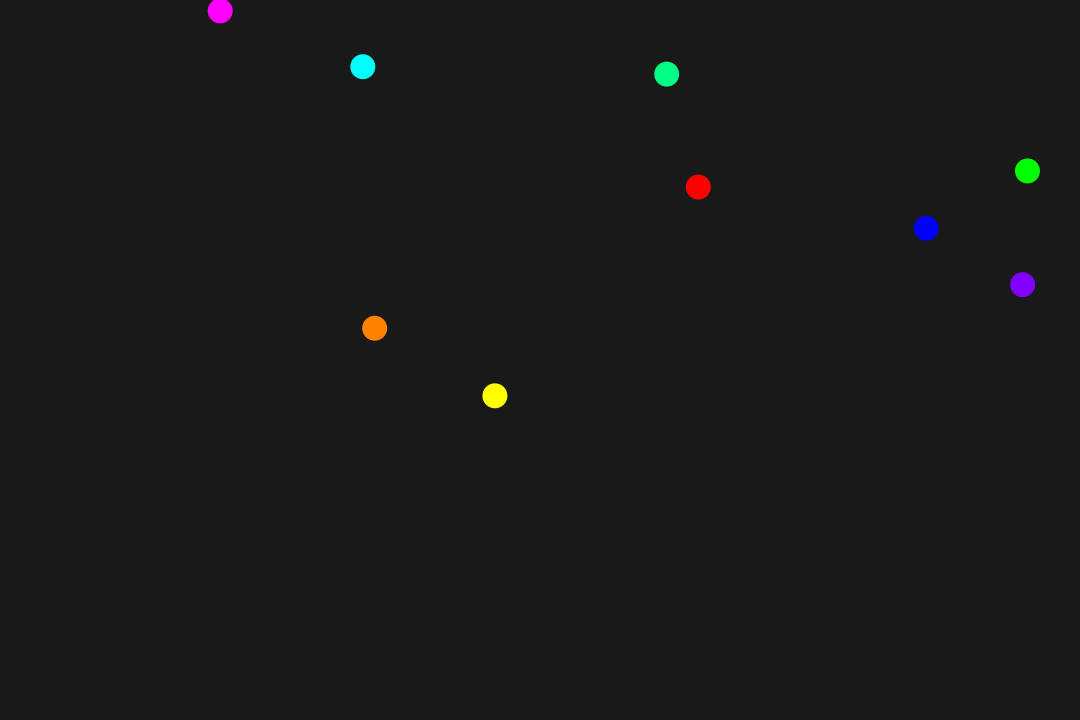
Frame 1 (no input)
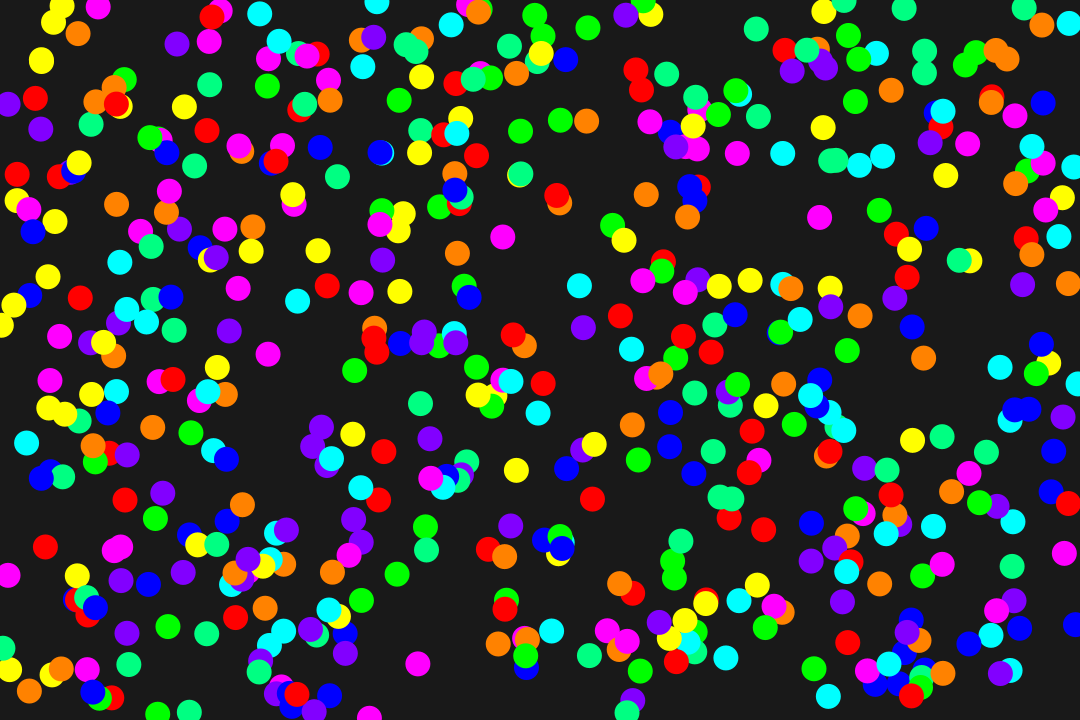
Frame 60 (the mouse pressed at the canvas centre just before this capture)
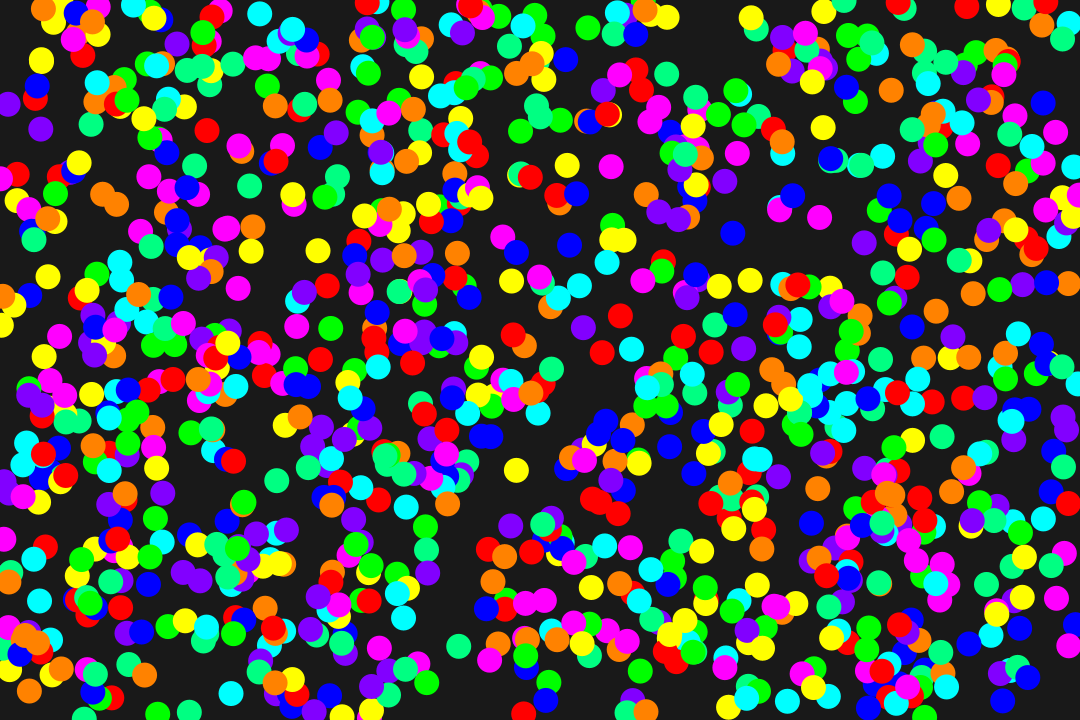
Frame 120 (the mouse held since frame 60 and released just before this capture)

The Processing sketch that drew these frames (run headless with seeded random() and noise(); from frame 60 on, the mouse is pressed at the canvas centre):

// Processing sketch: s19magd150lab03_murray
// ── s19magd150lab03_murray.pde
float a;
float b;
float c;
float d;
float e;
float f;
float g;
float h;
float i;
float j;
float k;
float l;
float m;
float n;
float o;
float p;
float q;
float r;

void setup(){
  size(1080,720);
  background(25);
  frameRate(60);
  max(a,b);
  min(a,b);
}

void draw(){
  
  //Red 1, Multiplication
  a = random(0,width);
  b = random(0,height);
  noStroke();
  fill(255,0,0);
  ellipse(a,b,5*5,25);
  
  //Green 2, Division
  c = random(0,width);
  d = random(0,height);
  noStroke();
  fill(0,255,0);
  ellipse(c,d,125/5,25);
  
  //Blue 3, Addition
  e = random(0,width);
  f = random(0,height);
  noStroke();
  fill(0,0,255);
  ellipse(e,f,20+5,25);
  
  //Yellow 4, Subtraction
  g = random(0,width);
  h = random(0,height);
  noStroke();
  fill(255,255,0);
  ellipse(g,h,30-5,25);
  
  //Light Blue 5
  i = random(0,width);
  j = random(0,height);
  noStroke();
  fill(0,255,255);
  ellipse(i,j,25,25);
  
  //Pink 6
  k = random(0,width);
  l = random(0,height);
  noStroke();
  fill(255,0,255);
  ellipse(k,l,25,25);
  
  //Orange 7
  m = random(0,width);
  n = random(0,height);
  noStroke();
  fill(255,130,0);
  ellipse(m,n,25,25);
  
  //Teal 8
  o = random(0,width);
  p = random(0,height);
  noStroke();
  fill(0,255,130);
  ellipse(o,p,25,25);
  
  //Purple 9
  q = random(0,width);
  r = random(0,height);
  noStroke();
  fill(130,0,255);
  ellipse(q,r,25,25);
  
  println(frameCount);
  line(mouseX,100,mouseX,100);
  
  println(a);
  println(c);
  
  dist(a,b,c,d);
}
